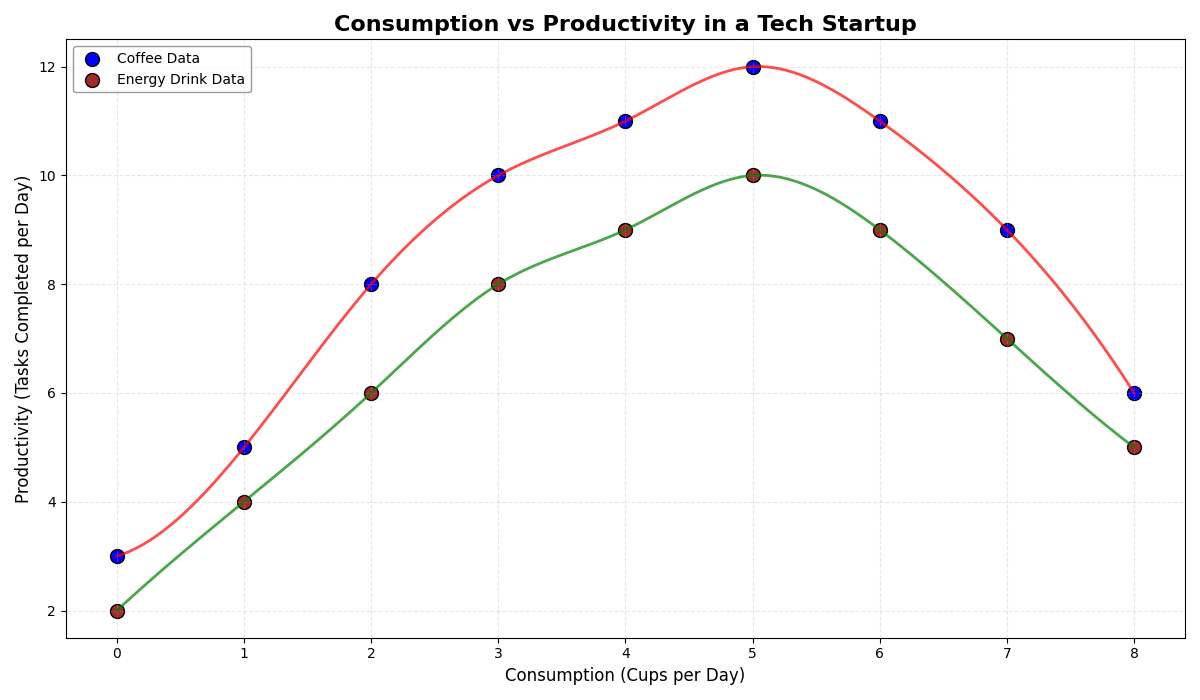

Python code for this plot:
import numpy as np
import matplotlib.pyplot as plt
from scipy.interpolate import make_interp_spline

coffee_consumption = np.array([0, 1, 2, 3, 4, 5, 6, 7, 8])
energy_drink_consumption = np.array([0, 1, 2, 3, 4, 5, 6, 7, 8])

productivity_coffee = np.array([3, 5, 8, 10, 11, 12, 11, 9, 6])
productivity_energy_drink = np.array([2, 4, 6, 8, 9, 10, 9, 7, 5])

coffee_spline = make_interp_spline(coffee_consumption, productivity_coffee)
energy_drink_spline = make_interp_spline(energy_drink_consumption, productivity_energy_drink)

consumption_new = np.linspace(0, 8, 300)
productivity_coffee_smooth = coffee_spline(consumption_new)
productivity_energy_smooth = energy_drink_spline(consumption_new)

plt.figure(figsize=(12, 7))

plt.scatter(coffee_consumption, productivity_coffee, color='blue', label='Coffee Data', s=100, edgecolor='black')
plt.plot(consumption_new, productivity_coffee_smooth, color='red', linestyle='-', linewidth=2, alpha=0.7)

plt.scatter(energy_drink_consumption, productivity_energy_drink, color='brown', label='Energy Drink Data', s=100, edgecolor='black')
plt.plot(consumption_new, productivity_energy_smooth, color='green', linestyle='-', linewidth=2, alpha=0.7)

plt.title('Consumption vs Productivity in a Tech Startup', fontsize=16, fontweight='bold')
plt.xlabel('Consumption (Cups per Day)', fontsize=12)
plt.ylabel('Productivity (Tasks Completed per Day)', fontsize=12)

plt.xticks(np.arange(0, 9, step=1))
plt.yticks(np.arange(2, 14, step=2))
plt.grid(alpha=0.3, linestyle='--')

plt.legend(fontsize=10, loc='upper left', edgecolor='gray')

plt.tight_layout()
plt.show()
